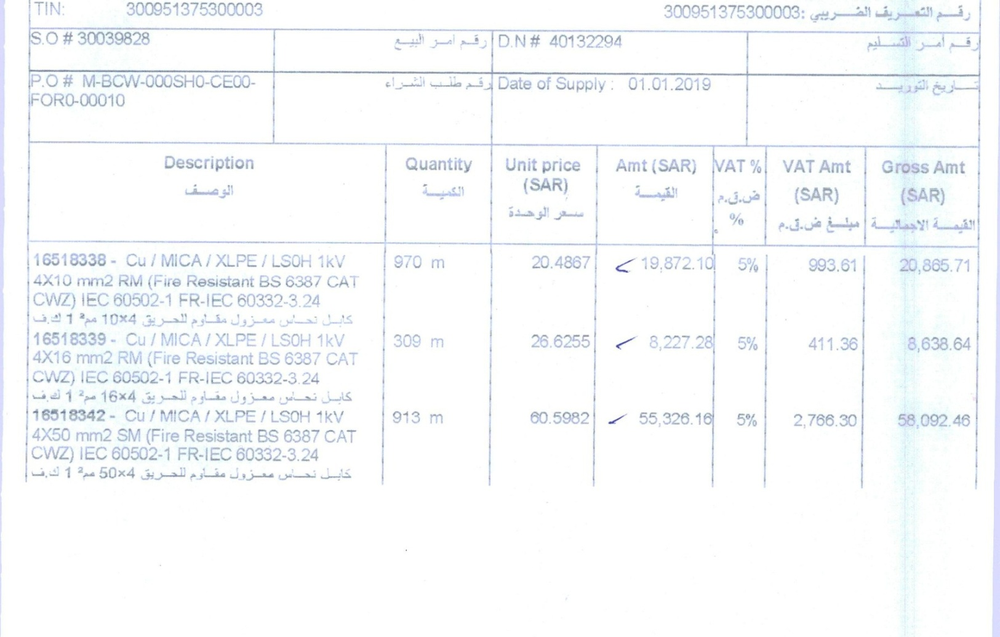
#> input picture scratch/test_body.png, 1000 x 637 px, shrunk from 1625 x 1035 before the run, found by its file name
$ python test_line_count.py
#> lines starting #> are read from the running program, lines starting #| are printed output that depends on the picture
import numpy as np
from PIL import Image, ImageOps
from pathlib import Path

def count_lines_projection(img_path):
    # Load image and convert to grayscale
    img = Image.open(img_path).convert('L')

    # Invert image so text is white (255) and background is black (0)
    img_inv = ImageOps.invert(img)
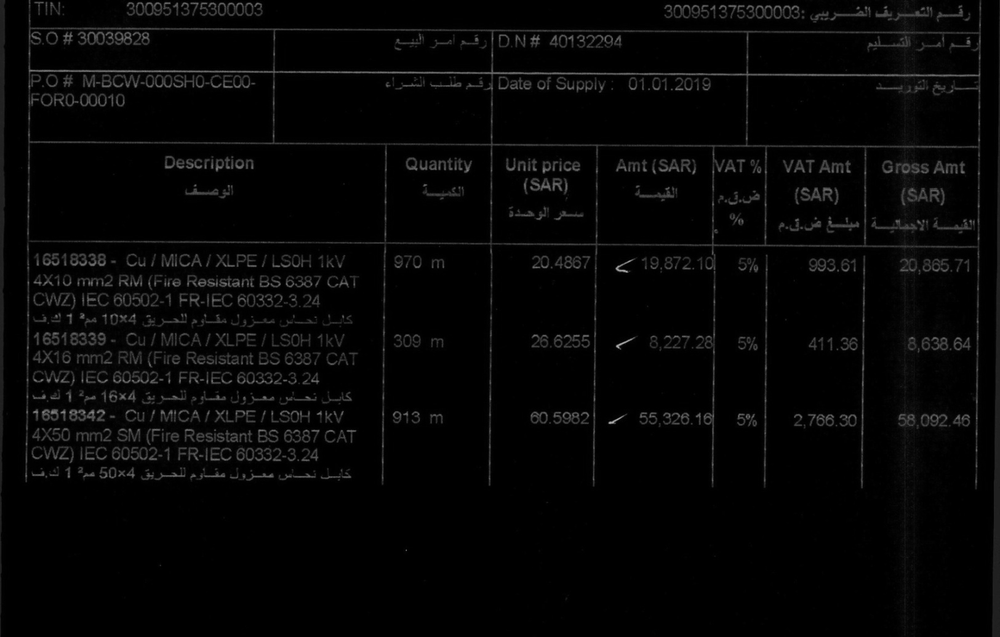
#> img_inv: PIL image 1000x637 L; min 0, max 183, mean 6

    # Convert to numpy array
    arr = np.array(img_inv)

    # Sum pixels horizontally
    horizontal_sum = np.sum(arr, axis=1)
#> horizontal_sum = 637 values, max 36795 at index 72, min 426 at index 635, mean 5980.4

    # Binarize the horizontal sum to detect text vs blank space
    # Threshold can be a fraction of the maximum horizontal sum
    threshold = np.max(horizontal_sum) * 0.05
#> threshold = 1839.8
    text_lines = horizontal_sum > threshold

    # Count transitions from False (blank) to True (text)
    transitions = 0
    in_text = False
    for val in text_lines:
        if val and not in_text:
            transitions += 1
            in_text = True
        elif not val and in_text:
            in_text = False
#> this loop made 637 passes
#> (val, in_text) on passes 23, 26, 52: (False, False), (True, True), (False, False)
#> after the loop, in_text = False; transitions = 5

    return transitions

def main():
    body_img_path = Path("scratch/test_body.png")
    if not body_img_path.exists():
        print(f"File {body_img_path} does not exist. Run test_crop_ocr.py first.")
        return

    line_count = count_lines_projection(body_img_path)
#> line_count = 5
    print(f"Number of detected text lines in body crop: {line_count}")
#| Number of detected text lines in body crop: 5

if __name__ == "__main__":
    main()
